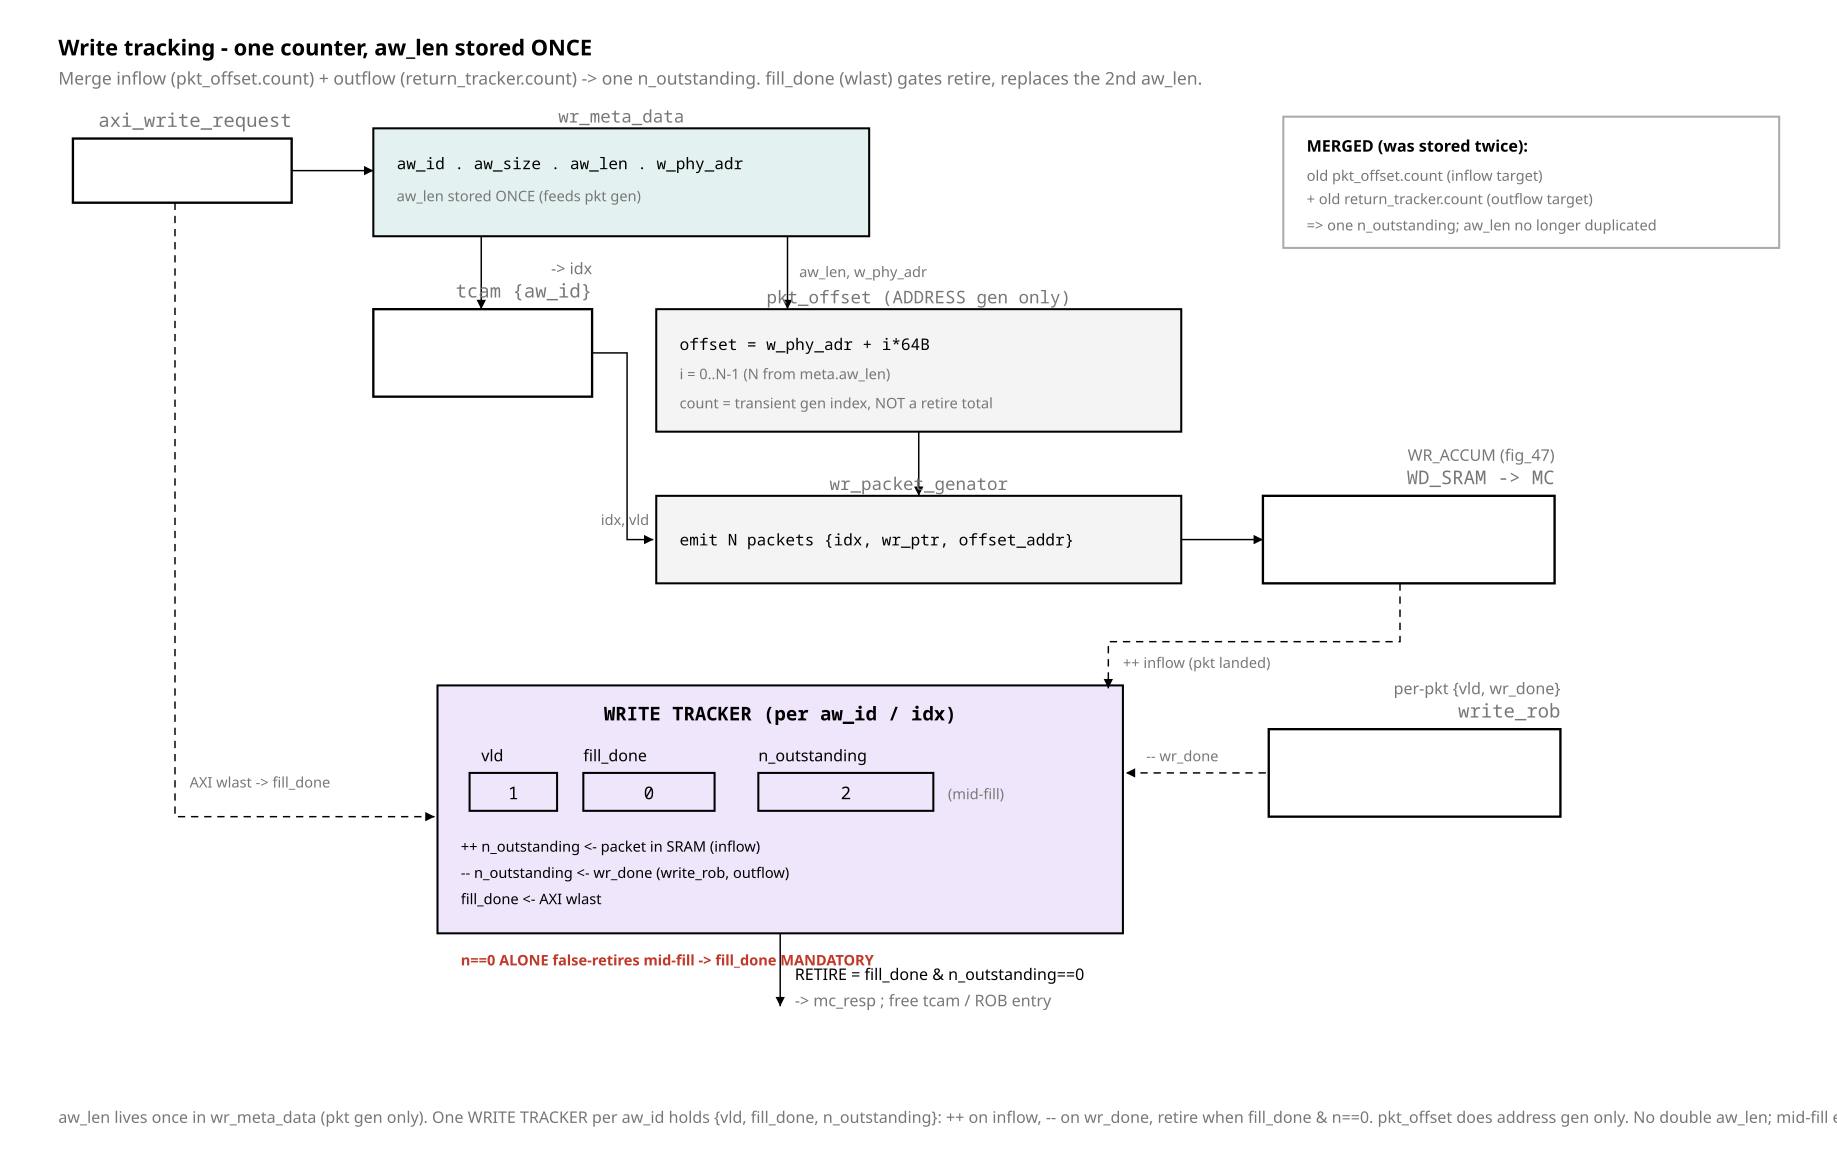

This chart was generated by the following Python code:
from rtlfig import (Fig, MUTED, FILL_NEW, FILL_LOGIC, FILL_CELL, FILL_ACTIVE,
                    FAINT, INK, PAPER, W_CELL)

# fig_48 — write tracking: ONE counter, aw_len stored once.
# Merge inflow (old pkt_offset.count) + outflow (old return_tracker.count) into
# one n_outstanding; fill_done (wlast) gates retire and replaces the 2nd aw_len.

f = Fig(1260, 800)


def cnote(x, y, s, anchor="start"):
    f.text(x, y, s, size=10, mono=False, anchor=anchor, fill=MUTED)


f.text(40, 38, "Write tracking - one counter, aw_len stored ONCE", size=15,
       mono=False, bold=True)
f.note(40, 58, "Merge inflow (pkt_offset.count) + outflow (return_tracker.count) -> "
               "one n_outstanding. fill_done (wlast) gates retire, replaces the 2nd aw_len.")

# ---------------- ingress + meta ----------------
f.block(50, 95, 150, 44, "axi_write_request")
f.line(200, 117, 256, 117, arrow=True)
f.rect(256, 88, 340, 74, fill=FILL_ACTIVE, width=W_CELL)
f.text(426, 84, "wr_meta_data", size=12, anchor="middle", fill=MUTED)
f.text(272, 116, "aw_id . aw_size . aw_len . w_phy_adr", size=11)
f.text(272, 138, "aw_len stored ONCE (feeds pkt gen)", size=10, mono=False, fill=MUTED)

# tcam
f.line(330, 162, 330, 212, arrow=True)
f.block(256, 212, 150, 60, "tcam {aw_id}", "-> idx")

# pkt_offset (address only)
f.line(540, 162, 540, 212, arrow=True)
cnote(548, 190, "aw_len, w_phy_adr")
f.rect(450, 212, 360, 84, fill=FILL_LOGIC, width=W_CELL)
f.text(630, 208, "pkt_offset  (ADDRESS gen only)", size=12, anchor="middle", fill=MUTED)
f.text(466, 240, "offset = w_phy_adr + i*64B", size=11)
f.text(466, 260, "i = 0..N-1   (N from meta.aw_len)", size=10, mono=False, fill=MUTED)
f.text(466, 280, "count = transient gen index, NOT a retire total", size=10,
       mono=False, fill=MUTED)

# packet generator
f.line(630, 296, 630, 340, arrow=True)
f.path("M406 242 H430 V370 H448", arrow=True)
cnote(412, 360, "idx, vld")
f.rect(450, 340, 360, 60, fill=FILL_LOGIC, width=W_CELL)
f.text(630, 336, "wr_packet_genator", size=12, anchor="middle", fill=MUTED)
f.text(466, 374, "emit N packets {idx, wr_ptr, offset_addr}", size=11)
f.line(810, 370, 866, 370, arrow=True)
f.block(866, 340, 200, 60, "WD_SRAM -> MC", "WR_ACCUM (fig_47)")

# ---------------- THE MERGED TRACKER ----------------
f.rect(300, 470, 470, 170, fill=FILL_NEW, width=W_CELL)
f.text(535, 494, "WRITE TRACKER  (per aw_id / idx)", size=13, anchor="middle", bold=True)
# mini header + example row
f.text(330, 522, "vld", size=11, mono=False)
f.text(400, 522, "fill_done", size=11, mono=False)
f.text(520, 522, "n_outstanding", size=11, mono=False)
f.rect(322, 530, 60, 26, width=W_CELL)
f.rect(400, 530, 90, 26, width=W_CELL)
f.rect(520, 530, 120, 26, width=W_CELL)
f.text(352, 548, "1", size=12, anchor="middle")
f.text(445, 548, "0", size=12, anchor="middle")
f.text(580, 548, "2", size=12, anchor="middle")
cnote(650, 548, "(mid-fill)")
f.text(316, 584, "++ n_outstanding  <- packet in SRAM (inflow)", size=10, mono=False)
f.text(316, 602, "-- n_outstanding  <- wr_done (write_rob, outflow)", size=10, mono=False)
f.text(316, 620, "fill_done <- AXI wlast", size=10, mono=False)

# inflow ++ (from SRAM/gen)
f.path("M960 400 V440 H760 V472", arrow=True, dashed=True)
cnote(770, 458, "++ inflow (pkt landed)")
# outflow -- (write_rob)
f.block(870, 500, 200, 60, "write_rob", "per-pkt {vld, wr_done}")
f.line(868, 530, 772, 530, arrow=True, dashed=True)
cnote(786, 522, "-- wr_done")
# fill_done <- wlast
f.path("M120 139 V560 H298 V560", arrow=True, dashed=True)
cnote(130, 540, "AXI wlast -> fill_done")

# retire out
f.line(535, 640, 535, 690, arrow=True)
f.text(545, 672, "RETIRE = fill_done & n_outstanding==0", size=11, mono=False)
f.text(545, 690, "-> mc_resp ; free tcam / ROB entry", size=11, mono=False, fill=MUTED)

# BUG note
f.text(316, 662, "n==0 ALONE false-retires mid-fill -> fill_done MANDATORY", size=10,
       mono=False, bold=True, fill="#c0392b")

# MERGED note (top-right)
f.rect(880, 80, 340, 90, fill=PAPER, stroke=FAINT, width=W_CELL)
f.text(896, 104, "MERGED (was stored twice):", size=11, mono=False, bold=True)
cnote(896, 124, "old pkt_offset.count  (inflow target)")
cnote(896, 140, "+ old return_tracker.count (outflow target)")
cnote(896, 158, "=> one n_outstanding; aw_len no longer duplicated")

f.caption(40, 770,
          "aw_len lives once in wr_meta_data (pkt gen only). One WRITE TRACKER per aw_id "
          "holds {vld, fill_done, n_outstanding}: ++ on inflow, -- on wr_done, retire when "
          "fill_done & n==0. pkt_offset does address gen only. No double aw_len; mid-fill "
          "early-retire fixed by fill_done.")

f.save("fig_48_write_tracker.svg")
print("wrote fig_48_write_tracker.svg")
